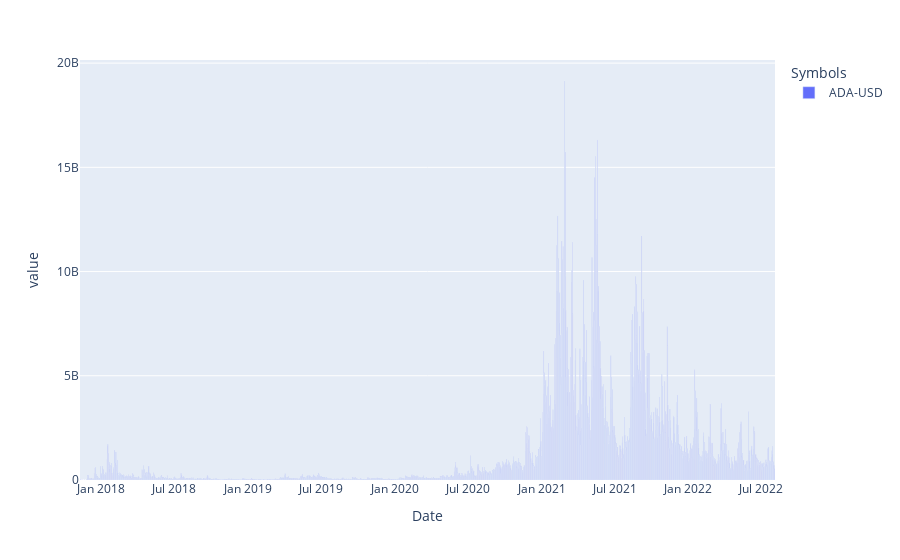
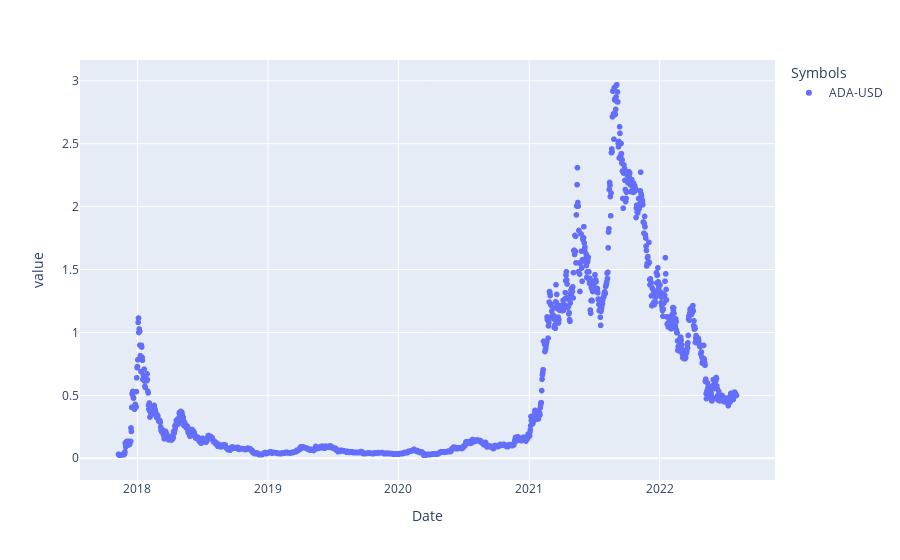

Notebook code for these charts, in order:
### Code cell
fig = px.bar(df.Volume)
fig2 = px.scatter(df.Close)
fig.show()
fig2.show()

### Figure 1 — Plotly figure (JSON) as saved in the notebook; plotly's stock layout.template omitted (floating-point values rounded to 4 significant figures; data arrays with more than 128 entries replaced by an {"elided": "..."} marker saying what was removed)
{"data": [{"alignmentgroup": "True", "hovertemplate": "Symbols=ADA-USD<br>Date=%{x}<br>value=%{y}<extra></extra>", "legendgroup": "ADA-USD", "marker": {"color": "#636efa", "pattern": {"shape": ""}}, "name": "ADA-USD", "offsetgroup": "ADA-USD", "orientation": "v", "showlegend": true, "textposition": "auto", "type": "bar", "x": {"elided": "1730 str values"}, "xaxis": "x", "y": {"elided": "1730 int values"}, "yaxis": "y"}], "layout": {"barmode": "relative", "legend": {"title": {"text": "Symbols"}, "tracegroupgap": 0}, "margin": {"t": 60}, "xaxis": {"anchor": "y", "domain": [0, 1], "title": {"text": "Date"}}, "yaxis": {"anchor": "x", "domain": [0, 1], "title": {"text": "value"}}}}

### Figure 2 — Plotly figure (JSON) as saved in the notebook; plotly's stock layout.template omitted (floating-point values rounded to 4 significant figures; data arrays with more than 128 entries replaced by an {"elided": "..."} marker saying what was removed)
{"data": [{"hovertemplate": "Symbols=ADA-USD<br>Date=%{x}<br>value=%{y}<extra></extra>", "legendgroup": "ADA-USD", "marker": {"color": "#636efa", "symbol": "circle"}, "mode": "markers", "name": "ADA-USD", "showlegend": true, "type": "scattergl", "x": {"elided": "1730 str values"}, "xaxis": "x", "y": {"elided": "1730 float values"}, "yaxis": "y"}], "layout": {"legend": {"title": {"text": "Symbols"}, "tracegroupgap": 0}, "margin": {"t": 60}, "xaxis": {"anchor": "y", "domain": [0, 1], "title": {"text": "Date"}}, "yaxis": {"anchor": "x", "domain": [0, 1], "title": {"text": "value"}}}}
